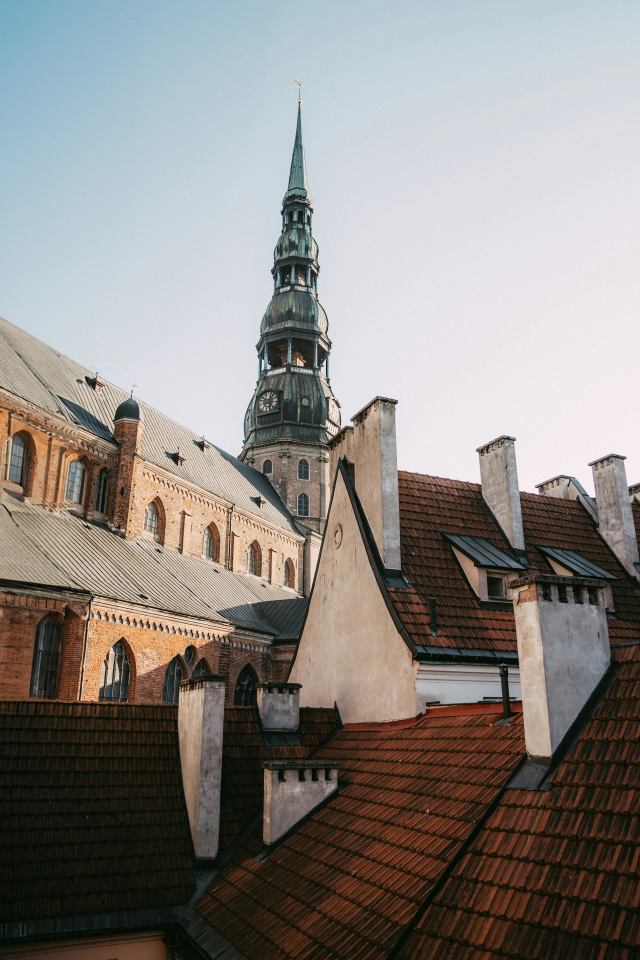
#> input picture images/old_town.jpg, 1920 x 2880 px (shown at 1/3 size)
$ jupyter execute 05-EdgeDetection_and_Thresholding.ipynb
#> lines starting #> are read from the running program, lines starting #| are printed output that depends on the picture
[cell 1]
# Canny Edge Detection

# What is Canny Edge Detection?
# Canny Edge Detection is an edge detection operator that uses a multi-stage algorithm to detect a wide range of edges in images.

# Working of Canny Edge Detection:
# 1. Noise Reduction: The image is smoothed using a Gaussian filter to reduce noise
# 2. Gradient Calculation: The gradient magnitude and direction are calculated using Sobel operators.
# Sobel operators Formulas:
# Gx = [[-1, 0, 1], [-2, 0, 2], [-1, 0, 1]] (Horizontal)
# Gy = [[1, 2, 1], [0, 0, 0], [-1, -2, -1]] (Vertical)
# 3. Non-Maximum Suppression: Thin out the edges by suppressing non-maximum pixels in the gradient direction
# 4. Double Thresholding: Apply two thresholds to classify pixels as strong, weak, or non-edges.
# 5. Edge Tracking by Hysteresis: Strong edges are retained, and weak edges are kept if they are connected to strong edges.

import cv2

image = cv2.imread('images/old_town.jpg', cv2.IMREAD_GRAYSCALE)
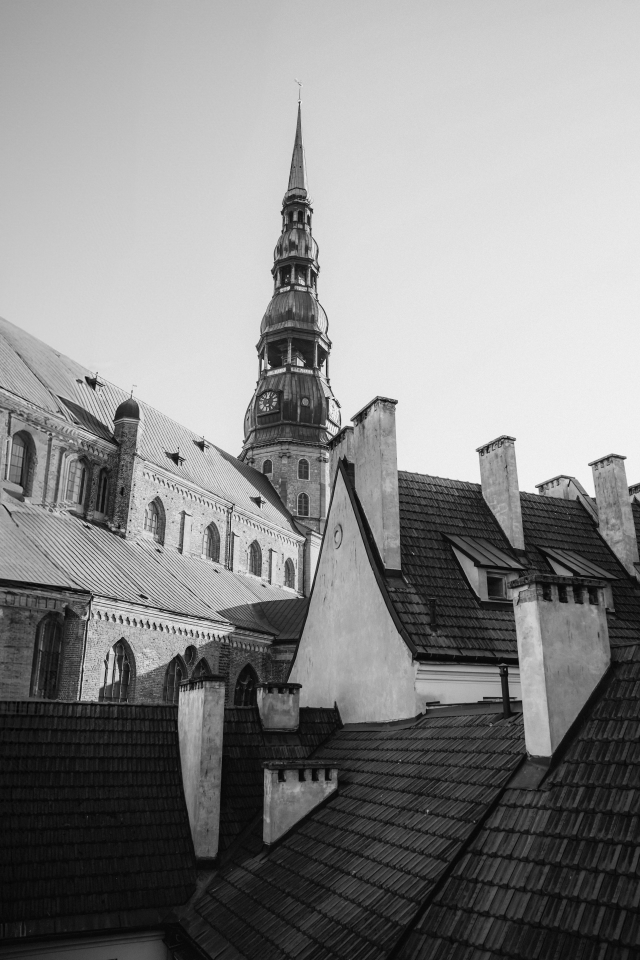
#> image: shape (2880, 1920) (shown at 1/3 size); min 0, max 255, mean 136.4
resized_image = cv2.resize(image, (800, 800))
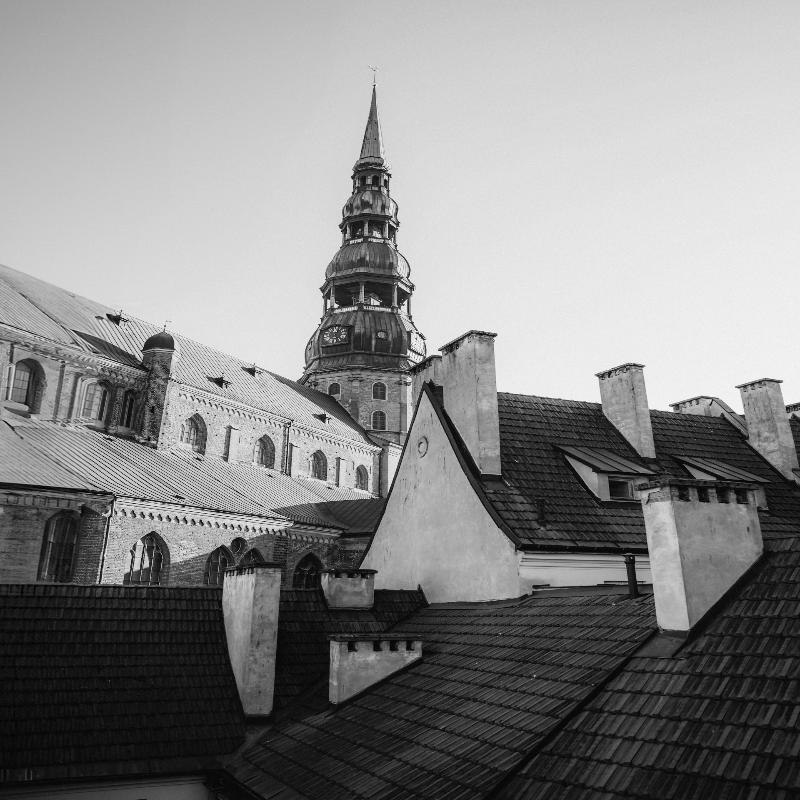
#> resized_image: shape (800, 800); min 0, max 247, mean 136.3

image = resized_image

edges = cv2.Canny(image, 50, 250)  # Apply Canny Edge Detection with thresholds
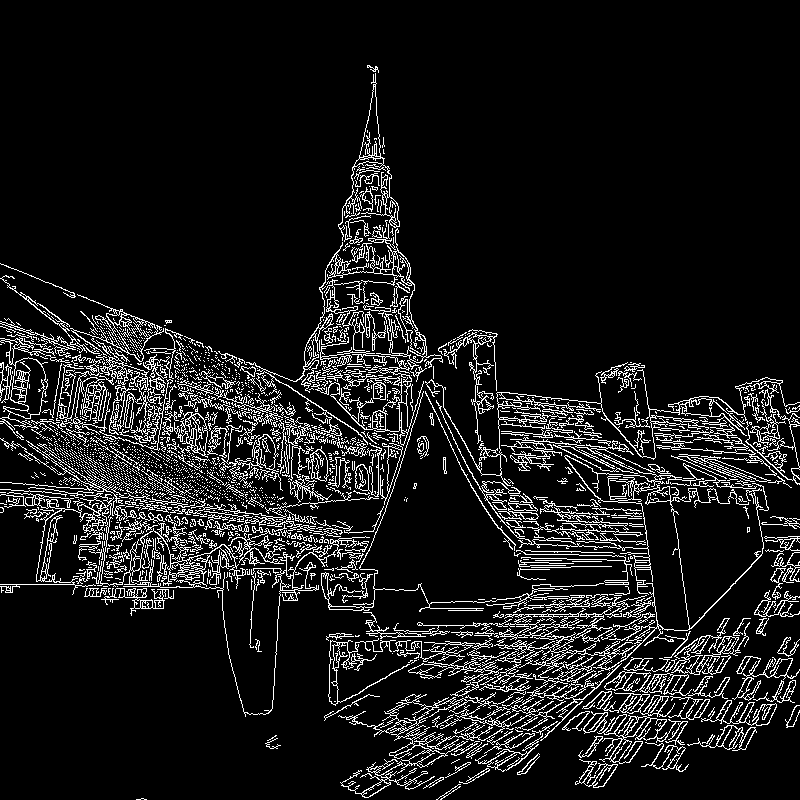
#> edges: shape (800, 800); 9.9% white in thin lines or dots


# original_image = cv2.cvtColor(image, cv2.COLOR_GRAY2BGR)  # Convert grayscale to BGR for display
cv2.imshow('Original Image', image)  # Display the original image
cv2.imshow('Canny Edge Detection', edges)  # Display the edges

cv2.waitKey(0)  # Wait for a key press
cv2.destroyAllWindows()  # Close all OpenCV windows

[cell 2]
# Bitwise Operations:
# Bitwise operations are used to manipulate images at the pixel level.
# They are often used in image processing tasks such as masking, combining images, and extracting regions of interest.

# Save edges to a file
cv2.imwrite('images/canny_edges.jpg', edges)  # Save the edges image
#> Out = True
